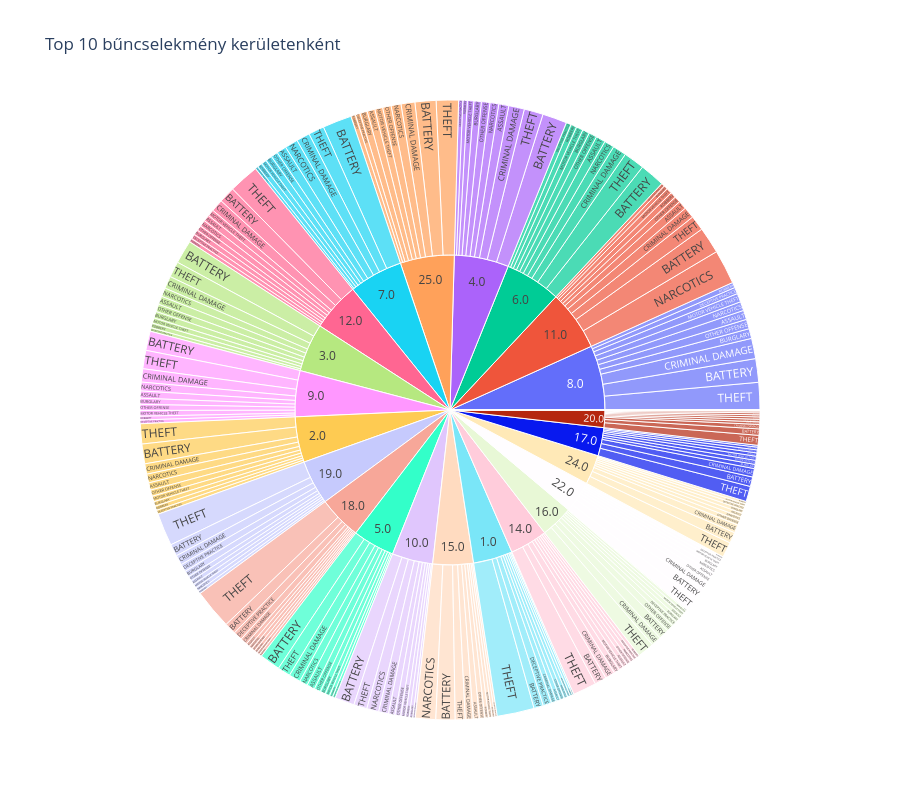

The code cell stored with this chart in its notebook:
### Code cell
top_crimes = categories.head(10)['Primary Type'].tolist()
district_top_crimes = df[df['Primary Type'].isin(top_crimes)].groupby(
    ['District', 'Primary Type']).size().reset_index(name='count')

fig = px.sunburst(district_top_crimes,
                  path=['District', 'Primary Type'],
                  values='count',
                  title='Top 10 bűncselekmény kerületenként',
                  height=800)
fig.show()
fig.write_image("Images/EDA/top_crimes.svg")

### Figure 1 — Plotly figure (JSON) as saved in the notebook; plotly's stock layout.template omitted (floating-point values rounded to 4 significant figures; data arrays with more than 128 entries replaced by an {"elided": "..."} marker saying what was removed)
{"data": [{"branchvalues": "total", "domain": {"x": [0.0, 1.0], "y": [0.0, 1.0]}, "hovertemplate": "labels=%{label}<br>count=%{value}<br>parent=%{parent}<br>id=%{id}<extra></extra>", "ids": {"elided": "257 str values"}, "labels": {"elided": "257 str values"}, "name": "", "parents": {"elided": "257 str values"}, "values": {"elided": "257 float values"}, "type": "sunburst"}], "layout": {"legend": {"tracegroupgap": 0}, "title": {"text": "Top 10 bűncselekmény kerületenként"}, "height": 800}}
